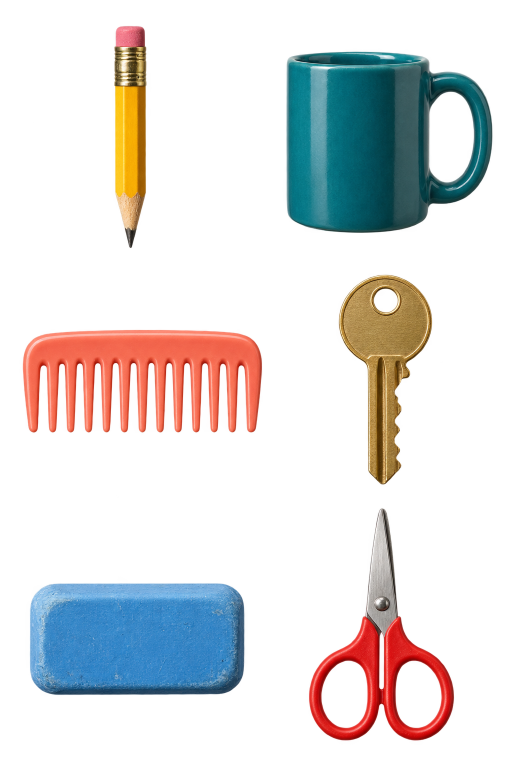
#> input picture projects/07-object-tetris-photo/assets.png, 1024 x 1536 px (shown at 1/2 size)
$ python make.py
#> lines starting #> are read from the running program, lines starting #| are printed output that depends on the picture; after the words box and inside, x2 and y2 are one past the last pixel; in counts of white or black regions, pixels touching at a corner belong together
"""Real input-photo segmentation → textured cell packing, no replacement icon geometry."""
from pathlib import Path
import argparse,json,subprocess,hashlib
import cv2,numpy as np
from PIL import Image,ImageDraw,ImageFont
p=Path(__file__).parent
ap=argparse.ArgumentParser();ap.add_argument('--cols',type=int,default=2);ap.add_argument('--rows',type=int,default=3);ap.add_argument('--board-width',type=int,default=22);ap.add_argument('--sequence',default='0,4,4,1,2,3,5,4,0,1,2,3');ap.add_argument('--simulate-only',action='store_true');args=ap.parse_args()
source=Image.open(p/'assets.png').convert('RGBA');sw,sh=source.size
#> further down, source is the input picture: PIL image 1024x1536 RGBA; mean R, G, B, A 84.9, 68.5, 62.3, 60.2
#> after `sw, sh = source.size`: sw = 1024; sh = 1536
CELL=22;BW=args.board_width;BH=36;OX=(720-BW*CELL)//2;OY=300
objects=[];segment=[]
for k in range(args.cols*args.rows):
 col=k%args.cols;row=k//args.cols
 tile=np.asarray(source.crop((round(col*sw/args.cols),round(row*sh/args.rows),round((col+1)*sw/args.cols),round((row+1)*sh/args.rows))))
 original_alpha=tile[:,:,3];has_alpha=bool(np.any(original_alpha<250));tile=tile[:,:,:3]
 hsv=cv2.cvtColor(tile,cv2.COLOR_RGB2HSV)
 # Remove white background and pale drop shadows using actual image colours.
 initial=(original_alpha>20) if has_alpha else (((hsv[:,:,1]>25)&(hsv[:,:,2]<254))|(hsv[:,:,2]<205))
 n,labels,stats,cent=cv2.connectedComponentsWithStats(initial.astype(np.uint8),8)
 if n<2:raise RuntimeError(f'No foreground in tile{k}')
 biggest=1+np.argmax(stats[1:,cv2.CC_STAT_AREA]);mask=(labels==biggest).astype(np.uint8)*255
 # Retain nearby detached metal tips only if sufficiently large, while dropping noise.
 for j in range(1,n):
  if stats[j,cv2.CC_STAT_AREA]>stats[biggest,cv2.CC_STAT_AREA]*.08:mask[labels==j]=255
 mask=cv2.morphologyEx(mask,cv2.MORPH_CLOSE,np.ones((3,3),np.uint8))
 if has_alpha:mask=np.minimum(mask,original_alpha)
 ys,xs=np.where(mask>0);x0,x1=max(0,int(xs.min())-2),min(tile.shape[1],int(xs.max())+3);y0,y1=max(0,int(ys.min())-2),min(tile.shape[0],int(ys.max())+3)
 rgba=Image.fromarray(np.dstack([tile,mask]),'RGBA').crop((x0,y0,x1,y1))
 # All objects are large, maintaining photographed aspect ratio.
 scale=240/max(rgba.size);nw=max(12,round(rgba.width*scale));nh=max(12,round(rgba.height*scale));rgba=rgba.resize((nw,nh),Image.Resampling.LANCZOS)
 ww=int(np.ceil(nw/CELL));hh=int(np.ceil(nh/CELL));pad=Image.new('RGBA',(ww*CELL,hh*CELL));pad.paste(rgba,(0,0),rgba)
 a=np.asarray(pad);coverage=(a[:,:,3]/255).reshape(hh,CELL,ww,CELL).transpose(0,2,1,3).mean((2,3));cells=(coverage>.11).astype(np.uint8)
 # Every retained occupied cell stores the ORIGINAL photograph RGBA tile.
 rgba.save(p/f'object-{k}.png');Image.fromarray(mask).save(p/f'mask-{k}.png');objects.append((cells,a.copy()));segment.append({'tile':k,'crop':[x0,y0,x1,y1],'cells':int(cells.sum()),'width_cells':ww,'height_cells':hh,'foreground_pixels':int((mask>0).sum())})
#> this loop made 6 passes
#> (n, stats, cent, x0, x1, y0, y1) on passes 1, 2, 3, 5, 6: (2, [[0, 0, 512, 512, 237819], [228, 52, 65, 444, 24325]], [[255, 256], [260.5, 250.2]], 226, 295, 50, 498), (2, [[0, 0, 512, 512, 146434], [60, 103, 413, 363, 115710]], [[274.3, 235.8], [231.7, 280.5]], 58, 475, 101, 468), (2, [[0, 0, 512, 512, 194829], [45, 147, 467, 207, 67315]], [[247.1, 262.4], [279.9, 235.5]], 43, 512, 145, 356), (2, [[0, 0, 512, 512, 168993], [59, 143, 430, 223, 93151]], [[245.5, 256.5], [273.7, 253.7]], 57, 491, 141, 368), (2, [[0, 0, 512, 512, 221599], [106, 0, 290, 457, 40545]], [[256.4, 250], [250.7, 285.8]], 104, 398, 0, 459)
#> (n, x0, x1, y0, y1) on pass 4: (4, 163, 355, 35, 459)
#> pass 1, `original_alpha = tile[:, :, 3]`:
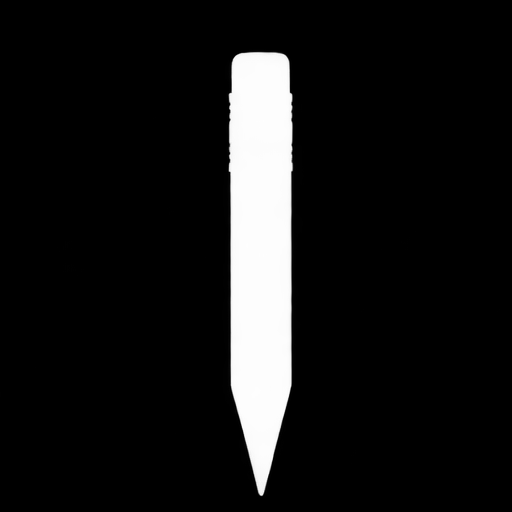
#> original_alpha: shape (512, 512); min 0, max 254, mean 22.9
#> pass 1, `tile = tile[:, :, :3]`:
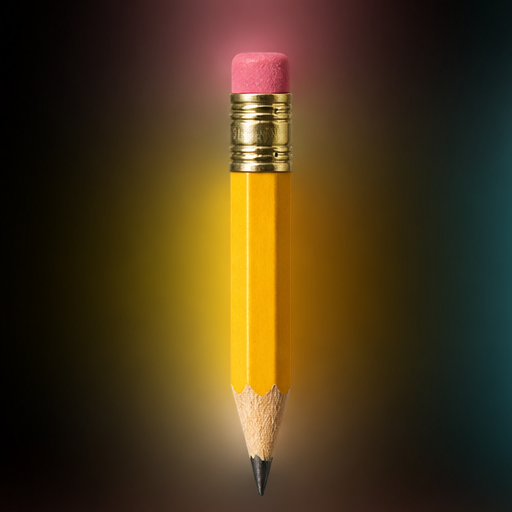
#> tile: shape (512, 512, 3); mean R, G, B 72.8, 55.2, 26.1
#> after the loop:
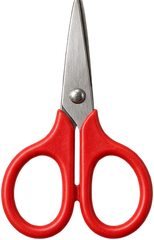
#> rgba: PIL image 154x240 RGBA; mean R, G, B, A 64.6, 21.8, 20.8, 73.1; transparent parts drawn white
#> after the loop:
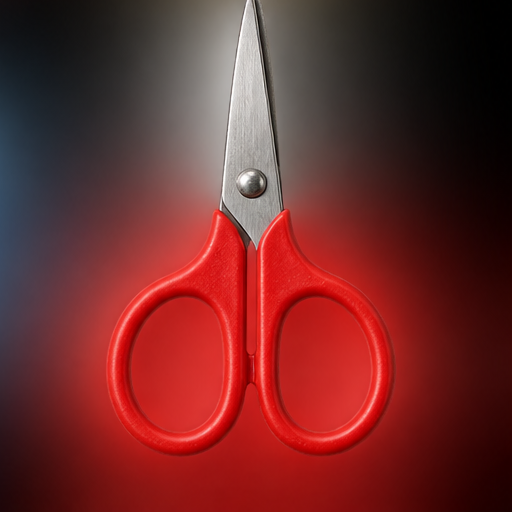
#> tile: shape (512, 512, 3); mean R, G, B 110.1, 42.5, 41.8
#> after the loop, objects = 6 items; segment = 6 items
board=np.zeros((BH,BW),np.uint8);texture=np.zeros((BH,BW,CELL,CELL,4),np.uint8);events=[]
seq=[int(v) for v in args.sequence.split(',')]
def candidate(shape,tex):
 for r in range(4):
  s=np.rot90(shape,r);im=np.rot90(tex,r);h,w=s.shape
  for xx in range(BW-w+1):
   yy=0
   def fits(y):return y+h<=BH and not np.any(board[y:y+h,xx:xx+w]*s)
   if not fits(0):continue
   while fits(yy+1):yy+=1
   b=board.copy();b[yy:yy+h,xx:xx+w]|=s
   heights=[BH-np.argmax(c) if np.any(c) else 0 for c in b.T];holes=sum(np.sum(c[np.argmax(c):]==0) if np.any(c) else 0 for c in b.T);lines=int(np.all(b,axis=1).sum());bump=sum(abs(a-b) for a,b in zip(heights,heights[1:]));score=lines*140-holes*6-sum(heights)*.8-max(heights)*.3-bump*.2
   yield score,s,im,xx,yy,r

def texture_image(t):
 arr=t.transpose(0,2,1,3,4).reshape(BH*CELL,BW*CELL,4)
 return Image.fromarray(arr.copy(),'RGBA')
for step,k in enumerate(seq):
 options=list(candidate(*objects[k]));
 if not options:break
 _,s,tex,xx,yy,rotation=max(options,key=lambda q:q[0]);h,w=s.shape;before=texture_image(texture)
 for y,x in zip(*np.where(s)):
  board[yy+y,xx+x]=1;texture[yy+y,xx+x]=tex[y*CELL:(y+1)*CELL,x*CELL:(x+1)*CELL]
 landed=texture_image(texture);full=np.all(board,axis=1);clear=int(full.sum())
 if clear:
  board=np.vstack([np.zeros((clear,BW),np.uint8),board[~full]])
  texture=np.concatenate([np.zeros((clear,BW,CELL,CELL,4),np.uint8),texture[~full]],axis=0)
 after=texture_image(texture);events.append({'kind':k,'shape':s,'rgba':Image.fromarray(tex.copy(),'RGBA'),'x':xx,'y':yy,'rotation':rotation,'before':before,'landed':landed,'after':after,'cleared':clear,'rows':np.where(full)[0].tolist()})
#> this loop made 12 passes
#> (xx, yy, rotation) on passes 1 to 12: (0, 34, 1), (11, 30, 0), (0, 29, 0), (12, 24, 1), (0, 28, 0), (0, 17, 2), (8, 19, 2), (8, 10, 1), (6, 19, 2), (6, 0, 2), (17, 15, 1), (17, 4, 2)
#> pass 1, `landed = texture_image(texture)`:
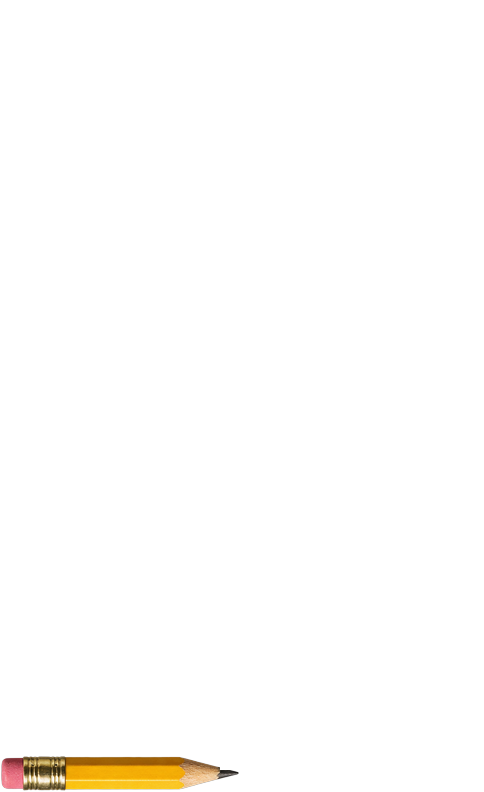
#> landed: PIL image 484x792 RGBA; mean R, G, B, A 3.5, 2.6, 0.9, 4.4; transparent parts drawn white
#> after the loop:
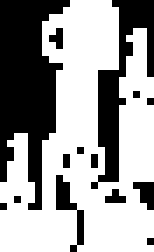
#> board: shape (36, 22) (shown 7 times larger); values 0 (black) and 1 (white), 62.1% white; 14 black regions (12 under 20 px), largest, box (x1, y1, x2, y2) and area: (0, 0, 10, 30) 174, (13, 0, 22, 27) 84
#> after the loop:
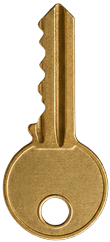
#> tex: shape (242, 110, 4); mean of channels 0, 1, 2, 3 77, 59.9, 30.5, 116.8; transparent parts drawn white
#> after the loop, events = 12 items
metric={'board':[BW,BH],'sequence':seq,'source_size':[sw,sh],'source_layout':[args.cols,args.rows],'segmentation':segment,'pieces_placed':len(events),'lines_cleared':sum(e['cleared'] for e in events),'events':[{k:(v.tolist() if isinstance(v,np.ndarray) else v) for k,v in e.items() if k not in ['rgba','before','landed','after']} for e in events]};(p/'metrics.json').write_text(json.dumps(metric,indent=2))
if args.simulate_only:
 print('SIMULATION',len(events),sum(e['cleared'] for e in events));raise SystemExit
def portable_font(size):
 try: return ImageFont.truetype("DejaVuSans.ttf",size)
 except OSError: return ImageFont.load_default(size=size)
font=portable_font
#> (the run stopped early here; a loop or call above may not have finished)
